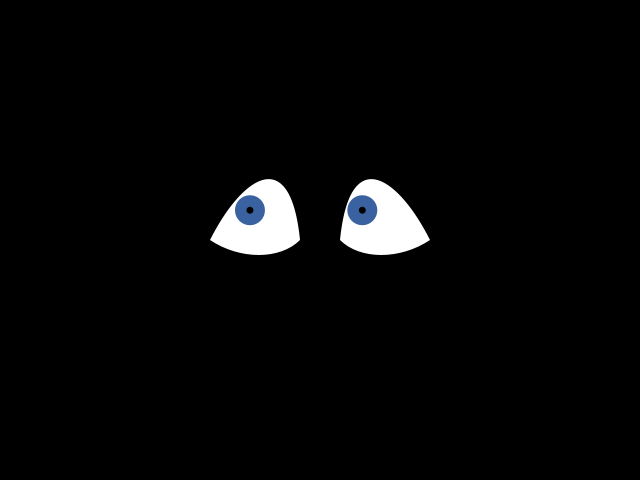
Frame 1 (no input)
Frame 60 (the mouse pressed at the canvas centre just before this capture): identical to frame 1, image omitted
Frame 120 (the mouse held since frame 60 and released just before this capture): blank canvas, image omitted

The Processing sketch that drew this single still picture (run headless with seeded random() and noise(); from frame 60 on, the mouse is pressed at the canvas centre):

// Processing sketch: processing_88662
// ── processing_88662.pde

// variables for eye position and mouse over detection
int xpos;
int ypos;
int hr;
int vr;

// variables for iris x and y positions
float lixpos;
float rixpos;
float iypos;

// variables for distance for left and right irises
float ld;
float rd;
float lx;
float rx;
float y;
float langle;
float rangle;

// variables for boundary circles for irises
float lboundx;
float rboundx;
float boundy;
float boundr;

void setup() {
  size(640, 480);
  background(0);
  noStroke();
  
  xpos = width/2;
  ypos = height/2;
  
  // determines the "personal space" zone
  hr = 125;
  vr = 75;
  
  lixpos = xpos-57;
  rixpos = xpos+57;
  iypos = ypos-20;
  
  ld = dist(mouseX, mouseY, lixpos, iypos);
  rd = dist(mouseX, mouseY, rixpos, iypos);
}

void draw() {
  background(0);
  fill(255);
  
  xpos = constrain(xpos, 120, width-120);
  ypos = constrain(ypos, 70, height-20);
  
  // these need to be updated each time the eye moves, I think, so they can't just be in setup? 
  lixpos = xpos-57;
  rixpos = xpos+57;
  iypos = ypos-20;
  
  // left eye white
  beginShape();
  vertex(xpos-20, ypos);
  bezierVertex(xpos-30, ypos-100, xpos-80, ypos-60, xpos-110, ypos);
  bezierVertex(xpos-80, ypos+20, xpos-40, ypos+20, xpos-20, ypos);
  endShape();
  
  // right eye white
  beginShape();
  vertex(xpos+20, ypos);
  bezierVertex(xpos+30, ypos-100, xpos+80, ypos-60, xpos+110, ypos);
  bezierVertex(xpos+80, ypos+20, xpos+40, ypos+20, xpos+20, ypos);
  endShape();
  
  // eyes follow the cursor, but stay within a boundary circle at (xpos+57,ypos-20) with radius 65
  // ellipse(xpos+57,ypos-20,65,65);
  // ld and rd function as the radius boundary
  // langle and rangle calculate the angle to the mouse
  // lx and rx use that angle to determine the position of the irises
  
  ld = constrain(ld, 0, 17);
  langle = atan2(mouseY-iypos, mouseX-lixpos);
  lx = lixpos + cos(langle)*ld;
  //ly = iypos + sin(langle)*ld;
  
  rd = constrain(rd, 0, 17);
  rangle = atan2(mouseY-iypos, mouseX-rixpos);
  rx = rixpos + cos(rangle)*rd;
  //ry = iypos + sin(rangle)*rd;
  
  y = iypos + sin((rangle + langle)/2.0)*((rd + ld)/2);

  // irises and pupils
  // this version moves with the eye, but will not follow the cursor
  /*fill(58, 98, 160);
  ellipse(lixpos, iypos, 30, 30);
  ellipse(rixpos, iypos, 30, 30);
  fill(0);
  ellipse(lixpos, iypos, 7, 7);
  ellipse(rixpos, iypos, 7, 7);*/
  
  // irises and pupils
  // attempting moving using lx, ly, rx, ry
  fill(58, 98, 160);
  ellipse(lx, y, 30, 30);
  ellipse(rx, y, 30, 30);
  fill(0);
  ellipse(lx, y, 7, 7);
  ellipse(rx, y, 7, 7);
  
  // move away if the mouse invades personal space
  if (abs(mouseX-xpos) < hr && abs(mouseY-ypos)-40 < vr) {
    if (mouseX > xpos) {
      xpos += -3;//random(-3, 0);
    }
    
    if (mouseX < xpos) {
      xpos += 3;//random(2, 5);
    }
    
    if (mouseY > ypos-40) {
      ypos += -3;//random(-3, 0);
    }
    
    if (mouseY < ypos-40) {
      ypos += 3;//random(2, 5);
    }
  }
  
  // get scared and close eyes if the mouse is clicked
  if (mousePressed) {
    background(0);
  }
}
